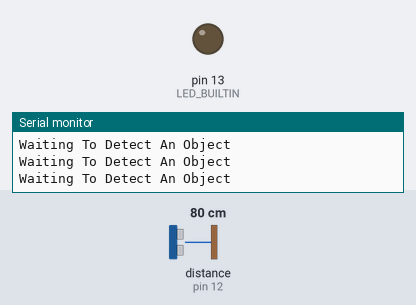
The sketch below on a simulated Arduino Uno, built with avr-gcc and run on an emulated ATmega328P. On the bench: output pins drawn as LEDs (lit = HIGH), the last lines printed to the serial monitor. Wiring (inferred from the names in the program): ultrasonic range finder: trigger pin 11; echo pin 12. Inputs (shaded band) come from the test bench; at power-on: distance to the obstacle (sensor on pin 12) 80 cm. The echo pulse lasts 58.3 µs per cm; pins used as bus, display or sensor lines are not drawn.

Above: at 1.2 s.
1.3 s: distance to the obstacle (sensor on pin 12) set to 12 cm
2.8 s: distance to the obstacle (sensor on pin 12) set to 9 cm
At 3.3 s:
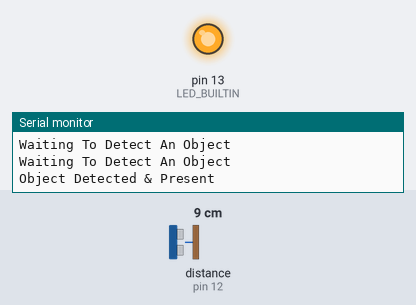
Timing chart, 0 to 5.8 s (numbered marks = the images above; inputs shaded):
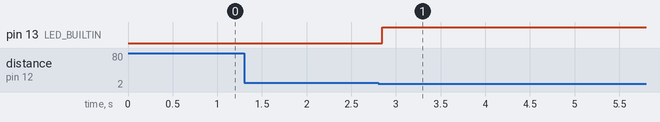

Measured:
- the behaviour switches between 11 and 10 cm on distance to the obstacle (sensor on pin 12) (found by bisection; images 0 and 1)
- after the input at 2.8 s, pin 13 (LED_BUILTIN): LOW → HIGH after 0.05 s

The sketch:

ARDUINO_C++_LAB_4.ino
```cpp
// defines pins numbers
const int trigPin = 11;
const int echoPin = 12;

// defines variables
long duration;
int distance;


bool objectPresent = false;
int lim = 10;
int count = 0;

void setup() {
  pinMode(trigPin, OUTPUT);
  pinMode(echoPin, INPUT);
  pinMode(LED_BUILTIN, OUTPUT);
  Serial.begin(9600);
}

void loop() {
  digitalWrite(trigPin, LOW);
  delayMicroseconds(2);

  digitalWrite(trigPin, HIGH);
  delayMicroseconds(10);
  digitalWrite(trigPin, LOW);

  duration = pulseIn(echoPin, HIGH);
  distance = duration * 0.034 / 2;

  if (distance > 0 && distance < lim) {
    if (objectPresent==false) {
      objectPresent = true;
      Serial.println("Object Detected & Present");
      digitalWrite(LED_BUILTIN, HIGH);
    }
  } else {
    if (objectPresent==true) {
      objectPresent = false;
      Serial.println("Detected Object Is Gone");
      count++;
      Serial.print(count);
      Serial.println(" Objects Detected");
      digitalWrite(LED_BUILTIN, LOW);
    } else {
      Serial.println("Waiting To Detect An Object");
    }
  }
  delay(200);
}
```
